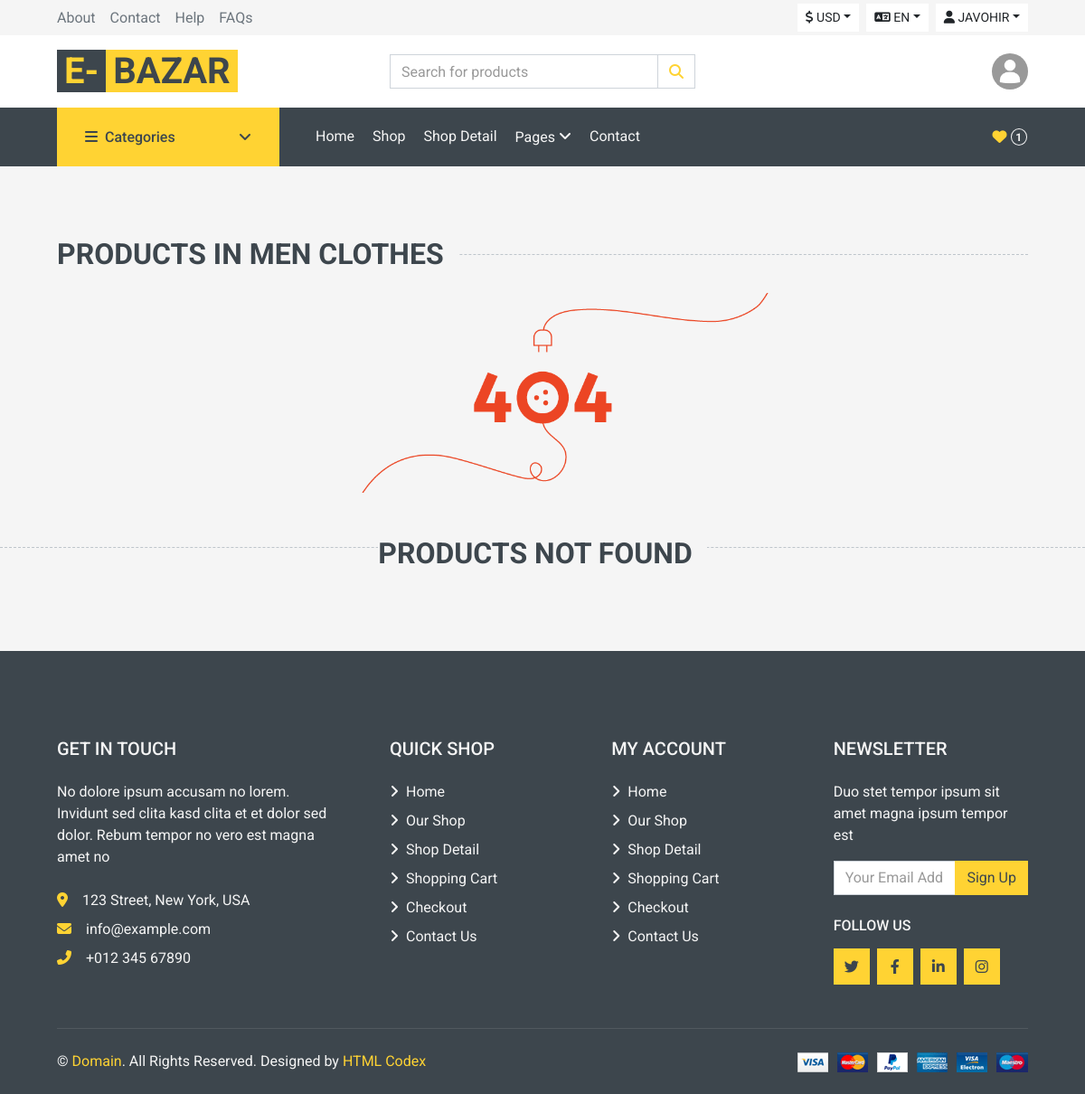
/Men clothes/category/clothes/ (signed in), run on the app's committed database.
### users/models.py (models this page shows, shortened)
class CustomUser(AbstractUser):
    phone = models.CharField(max_length=17, blank=True, null=True)
    telegram = models.CharField(max_length=150, blank=True, null=True)
    gender = models.CharField(max_length=20, choices=GENDER_SELECTION, blank=True)
    avatar = models.ImageField(upload_to='avatars/', default='avatars/default.png', blank=True)

### products/models.py (models this page shows)
class ClotheCategory(models.Model):
    title = models.CharField(max_length=255)
    description = models.TextField()
    image = models.ImageField(upload_to="clothes_category/")
    created_at = models.DateTimeField(auto_now_add=True)
    updated_at = models.DateTimeField(auto_now=True)
    seo_keywords = models.TextField()
    seo_description = models.TextField()
    class Meta:
        ordering = ['-created_at']
    def __str__(self):
        return str(self.title)

### main/views.py (the view)
class ClotheCategoryView(View):
    def get(self, request, clotheCategory_title):
        category = get_object_or_404(ClotheCategory, title=clotheCategory_title)
        products = Clothes.objects.filter(category = category)
        return render(request, "pages/clotheCategory.html", {
            'category':category,
            'products':products
        })

### main/views.py (called while the page is built)
def for_all_pages(request):
    categories = Category.objects.all()
    clotheCategory = ClotheCategory.objects.all()
    items = list(Category.objects.all())
    random_items = random.sample(items, 3)
    return {
            'categories': categories,
            'random_items': random_items,
            'clotheCategory':clotheCategory
            }

### templates/pages/clotheCategory.html (shortened to what this page needs)
{% extends 'layouts/base.html' %}
{% load static %}
{% block content %}
<div class="container-fluid pt-5 pb-3">
    <h2 class="section-title position-relative text-uppercase mx-xl-5 mb-4"><span class="bg-secondary pr-3">Products in {{category}}</span></h2>
    <div class="row px-xl-5">
        {% if products.exists %}
        {% for product in products %}
        <div class="col-lg-3 col-md-4 col-sm-6 pb-1">
            <div class="product-item bg-light mb-4">
                <div class="product-img position-relative overflow-hidden" style="background-color:#fff;">
                    {% if product.productimage_set.exists %}
                    <img class="img-fluid w-100" src="{{product.productimage_set.first.image.url}}" alt="">
                    {% endif %}
                    <div class="product-action">
                        <a class="btn btn-outline-dark btn-square" href="" style="border-radius:8px"><i class="fa fa-shopping-cart"></i></a>
                        <a class="btn btn-outline-dark btn-square" href="" style="border-radius:8px"><i class="far fa-heart"></i></a>
                    </div>
                </div>
                <a href="" class="btn btn-sm btn-primary mt-2 mx-1">{{product.category.name}}</a>
                <div class="text-center py-4">
                    <a class="h6 text-decoration-none text-truncate" href="{% url 'product:product_detail' product.id %}">{{product.title}}</a>
                    <div class="d-flex align-items-center justify-content-center mt-2">
                        <h5>${{product.price}}</h5>
                    </div>
                    <div class="d-flex align-items-center justify-content-center mb-1">
                        <small class="fa fa-star text-primary mr-1"></small>
                        <small class="fa fa-star text-primary mr-1"></small>
                        <small class="fa fa-star text-primary mr-1"></small>
                        <small class="fa fa-star text-primary mr-1"></small>
                        <small class="fa fa-star text-primary mr-1"></small>
                        <small>(99)</small>
                    </div>
                </div>
            </div>
        </div>
        {% endfor %}
        {% else %}
        <img class="w-50 m-auto" src="{% static 'img/404.png' %}" alt="">
        <div class="container-fluid pt-5 pb-3">
        <h2 class="section-title text-center text-uppercase"><span class="bg-secondary pr-3">Products not found</span></h2>
        </div>
        {% endif %}
    </div>
</div>
{% endblock %}

### templates/components/haeder_user.html (shortened to what this page needs)
{% if user.is_authenticated %}
<div class="btn-group">
    <button type="button" class="btn btn-sm btn-light text-uppercase dropdown-toggle" data-toggle="dropdown"><i class="fa fa-user" aria-hidden="true"></i> {{request.user.first_name}}</button>
</div>
{% endif %}

### templates/components/header_avatar.html
{% if user.is_authenticated %}
<div class="col-lg-4 col-6 text-right">
  <img
    class="rounded-circle m-0"
    src="{{request.user.avatar.url}}"
    width="40"
  />
</div>
{% else %}
<div class="col-lg-4 col-6 text-right">
  <p class="m-0">Customer Service</p>
  <h5 class="m-0">+012 345 6789</h5>
</div>
{% endif %}

### templates/components/cart.html
{% if request.user.is_authenticated %}
<div class="navbar-nav ml-auto py-0 d-none d-lg-block">
    <a href="{% url 'users:saveds' %}" class="btn px-0">
        <i class="fas fa-heart text-primary"></i>
        <span class="badge {% if saveds_count > 0 %}badge-danger{% endif %} text-secondary border border-secondary rounded-circle" style="padding-bottom: 2px;">{{request.user.saved_set.count}}</span>
    </a>
</div>
{% endif %}

### data on the page
CustomUser: user.first_name "JAVOHIR", user.avatar (placeholder picture), user.saved_set.count "1"
ClotheCategory: title "MEN CLOTHES"
